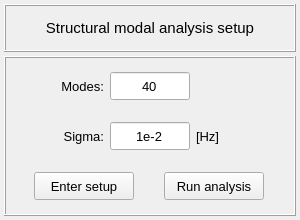
<?xml version="1.0" encoding="UTF-8"?>
<ui version="4.0">
 <class>Dialog</class>
 <widget class="QDialog" name="Dialog">
  <property name="windowModality">
   <enum>Qt::NonModal</enum>
  </property>
  <property name="geometry">
   <rect>
    <x>0</x>
    <y>0</y>
    <width>300</width>
    <height>220</height>
   </rect>
  </property>
  <property name="sizePolicy">
   <sizepolicy hsizetype="Fixed" vsizetype="Fixed">
    <horstretch>0</horstretch>
    <verstretch>0</verstretch>
   </sizepolicy>
  </property>
  <property name="minimumSize">
   <size>
    <width>300</width>
    <height>220</height>
   </size>
  </property>
  <property name="maximumSize">
   <size>
    <width>300</width>
    <height>220</height>
   </size>
  </property>
  <property name="contextMenuPolicy">
   <enum>Qt::DefaultContextMenu</enum>
  </property>
  <property name="windowTitle">
   <string>Modal analysis setup</string>
  </property>
  <property name="windowIcon">
   <iconset>
    <normaloff>../../../../../../../OpenPulse/Downloads/load - Copia.png</normaloff>../../../../../../../OpenPulse/Downloads/load - Copia.png</iconset>
  </property>
  <property name="whatsThis">
   <string/>
  </property>
  <layout class="QGridLayout" name="gridLayout">
   <property name="leftMargin">
    <number>4</number>
   </property>
   <property name="topMargin">
    <number>4</number>
   </property>
   <property name="rightMargin">
    <number>4</number>
   </property>
   <property name="bottomMargin">
    <number>4</number>
   </property>
   <property name="spacing">
    <number>4</number>
   </property>
   <item row="0" column="0">
    <widget class="QFrame" name="frame_title">
     <property name="minimumSize">
      <size>
       <width>0</width>
       <height>48</height>
      </size>
     </property>
     <property name="maximumSize">
      <size>
       <width>16777215</width>
       <height>48</height>
      </size>
     </property>
     <property name="font">
      <font>
       <family>Arial</family>
       <pointsize>12</pointsize>
       <weight>75</weight>
       <bold>true</bold>
      </font>
     </property>
     <property name="frameShape">
      <enum>QFrame::Box</enum>
     </property>
     <property name="frameShadow">
      <enum>QFrame::Raised</enum>
     </property>
     <property name="lineWidth">
      <number>1</number>
     </property>
     <layout class="QGridLayout" name="gridLayout_2">
      <property name="leftMargin">
       <number>0</number>
      </property>
      <property name="topMargin">
       <number>0</number>
      </property>
      <property name="rightMargin">
       <number>0</number>
      </property>
      <property name="bottomMargin">
       <number>0</number>
      </property>
      <property name="spacing">
       <number>0</number>
      </property>
      <item row="0" column="0">
       <widget class="QLabel" name="label_title">
        <property name="font">
         <font>
          <family>MS Shell Dlg 2</family>
          <pointsize>11</pointsize>
          <weight>50</weight>
          <italic>false</italic>
          <bold>false</bold>
         </font>
        </property>
        <property name="text">
         <string>Structural modal analysis setup</string>
        </property>
        <property name="textFormat">
         <enum>Qt::AutoText</enum>
        </property>
        <property name="alignment">
         <set>Qt::AlignCenter</set>
        </property>
       </widget>
      </item>
     </layout>
    </widget>
   </item>
   <item row="1" column="0">
    <widget class="QFrame" name="frame_main">
     <property name="frameShape">
      <enum>QFrame::Box</enum>
     </property>
     <property name="frameShadow">
      <enum>QFrame::Raised</enum>
     </property>
     <layout class="QGridLayout" name="gridLayout_3">
      <property name="leftMargin">
       <number>4</number>
      </property>
      <property name="topMargin">
       <number>4</number>
      </property>
      <property name="rightMargin">
       <number>4</number>
      </property>
      <property name="bottomMargin">
       <number>4</number>
      </property>
      <item row="0" column="0">
       <widget class="QFrame" name="frame_modes">
        <property name="minimumSize">
         <size>
          <width>0</width>
          <height>40</height>
         </size>
        </property>
        <property name="maximumSize">
         <size>
          <width>16777215</width>
          <height>40</height>
         </size>
        </property>
        <property name="frameShape">
         <enum>QFrame::NoFrame</enum>
        </property>
        <property name="frameShadow">
         <enum>QFrame::Raised</enum>
        </property>
        <layout class="QGridLayout" name="gridLayout_12">
         <property name="leftMargin">
          <number>0</number>
         </property>
         <property name="topMargin">
          <number>0</number>
         </property>
         <property name="rightMargin">
          <number>0</number>
         </property>
         <property name="bottomMargin">
          <number>0</number>
         </property>
         <item row="0" column="0">
          <spacer name="horizontalSpacer_3">
           <property name="orientation">
            <enum>Qt::Horizontal</enum>
           </property>
           <property name="sizeHint" stdset="0">
            <size>
             <width>40</width>
             <height>20</height>
            </size>
           </property>
          </spacer>
         </item>
         <item row="0" column="4">
          <spacer name="horizontalSpacer_4">
           <property name="orientation">
            <enum>Qt::Horizontal</enum>
           </property>
           <property name="sizeHint" stdset="0">
            <size>
             <width>40</width>
             <height>20</height>
            </size>
           </property>
          </spacer>
         </item>
         <item row="0" column="1">
          <widget class="QLabel" name="label_modes">
           <property name="minimumSize">
            <size>
             <width>60</width>
             <height>28</height>
            </size>
           </property>
           <property name="maximumSize">
            <size>
             <width>60</width>
             <height>28</height>
            </size>
           </property>
           <property name="font">
            <font>
             <pointsize>10</pointsize>
            </font>
           </property>
           <property name="text">
            <string>Modes:</string>
           </property>
           <property name="alignment">
            <set>Qt::AlignRight|Qt::AlignTrailing|Qt::AlignVCenter</set>
           </property>
          </widget>
         </item>
         <item row="0" column="2">
          <widget class="QLineEdit" name="lineEdit_number_modes">
           <property name="minimumSize">
            <size>
             <width>80</width>
             <height>28</height>
            </size>
           </property>
           <property name="maximumSize">
            <size>
             <width>80</width>
             <height>28</height>
            </size>
           </property>
           <property name="font">
            <font>
             <pointsize>10</pointsize>
            </font>
           </property>
           <property name="toolTip">
            <string>&lt;html&gt;&lt;head/&gt;&lt;body&gt;&lt;p&gt;Number of modes to find in acoustic modal analysis&lt;/p&gt;&lt;/body&gt;&lt;/html&gt;</string>
           </property>
           <property name="styleSheet">
            <string notr="true"/>
           </property>
           <property name="text">
            <string>40</string>
           </property>
           <property name="alignment">
            <set>Qt::AlignCenter</set>
           </property>
          </widget>
         </item>
         <item row="0" column="3">
          <widget class="QLabel" name="label_spacing">
           <property name="minimumSize">
            <size>
             <width>60</width>
             <height>28</height>
            </size>
           </property>
           <property name="maximumSize">
            <size>
             <width>60</width>
             <height>28</height>
            </size>
           </property>
           <property name="font">
            <font>
             <pointsize>10</pointsize>
            </font>
           </property>
           <property name="text">
            <string/>
           </property>
           <property name="alignment">
            <set>Qt::AlignRight|Qt::AlignTrailing|Qt::AlignVCenter</set>
           </property>
          </widget>
         </item>
        </layout>
       </widget>
      </item>
      <item row="1" column="0">
       <widget class="QFrame" name="frame_sigma">
        <property name="minimumSize">
         <size>
          <width>0</width>
          <height>40</height>
         </size>
        </property>
        <property name="maximumSize">
         <size>
          <width>16777215</width>
          <height>40</height>
         </size>
        </property>
        <property name="frameShape">
         <enum>QFrame::NoFrame</enum>
        </property>
        <property name="frameShadow">
         <enum>QFrame::Raised</enum>
        </property>
        <layout class="QGridLayout" name="gridLayout_4">
         <property name="leftMargin">
          <number>0</number>
         </property>
         <property name="topMargin">
          <number>0</number>
         </property>
         <property name="rightMargin">
          <number>0</number>
         </property>
         <property name="bottomMargin">
          <number>0</number>
         </property>
         <item row="0" column="0">
          <spacer name="horizontalSpacer">
           <property name="orientation">
            <enum>Qt::Horizontal</enum>
           </property>
           <property name="sizeHint" stdset="0">
            <size>
             <width>40</width>
             <height>20</height>
            </size>
           </property>
          </spacer>
         </item>
         <item row="0" column="3">
          <widget class="QLabel" name="label_sigma_unit">
           <property name="minimumSize">
            <size>
             <width>60</width>
             <height>28</height>
            </size>
           </property>
           <property name="maximumSize">
            <size>
             <width>60</width>
             <height>28</height>
            </size>
           </property>
           <property name="font">
            <font>
             <pointsize>10</pointsize>
            </font>
           </property>
           <property name="text">
            <string>[Hz]</string>
           </property>
           <property name="alignment">
            <set>Qt::AlignLeading|Qt::AlignLeft|Qt::AlignVCenter</set>
           </property>
          </widget>
         </item>
         <item row="0" column="1">
          <widget class="QLabel" name="label_sigma">
           <property name="minimumSize">
            <size>
             <width>60</width>
             <height>28</height>
            </size>
           </property>
           <property name="maximumSize">
            <size>
             <width>60</width>
             <height>28</height>
            </size>
           </property>
           <property name="font">
            <font>
             <pointsize>10</pointsize>
            </font>
           </property>
           <property name="text">
            <string>Sigma:</string>
           </property>
           <property name="alignment">
            <set>Qt::AlignRight|Qt::AlignTrailing|Qt::AlignVCenter</set>
           </property>
          </widget>
         </item>
         <item row="0" column="2">
          <widget class="QLineEdit" name="lineEdit_sigma_factor">
           <property name="minimumSize">
            <size>
             <width>80</width>
             <height>28</height>
            </size>
           </property>
           <property name="maximumSize">
            <size>
             <width>80</width>
             <height>28</height>
            </size>
           </property>
           <property name="font">
            <font>
             <pointsize>10</pointsize>
            </font>
           </property>
           <property name="toolTip">
            <string>&lt;html&gt;&lt;head/&gt;&lt;body&gt;&lt;p&gt;This parameter allows to find eigenvalues near 'Sigma' value using shift-invert mode.&lt;/p&gt;&lt;p&gt;&amp;gt; See scipy.sparse.linalg.eigs for more details.&lt;/p&gt;&lt;/body&gt;&lt;/html&gt;</string>
           </property>
           <property name="styleSheet">
            <string notr="true"/>
           </property>
           <property name="text">
            <string>1e-2</string>
           </property>
           <property name="alignment">
            <set>Qt::AlignCenter</set>
           </property>
          </widget>
         </item>
         <item row="0" column="4">
          <spacer name="horizontalSpacer_2">
           <property name="orientation">
            <enum>Qt::Horizontal</enum>
           </property>
           <property name="sizeHint" stdset="0">
            <size>
             <width>40</width>
             <height>20</height>
            </size>
           </property>
          </spacer>
         </item>
        </layout>
       </widget>
      </item>
      <item row="2" column="0">
       <widget class="QFrame" name="frame_button">
        <property name="minimumSize">
         <size>
          <width>0</width>
          <height>40</height>
         </size>
        </property>
        <property name="maximumSize">
         <size>
          <width>16777215</width>
          <height>40</height>
         </size>
        </property>
        <property name="frameShape">
         <enum>QFrame::NoFrame</enum>
        </property>
        <property name="frameShadow">
         <enum>QFrame::Raised</enum>
        </property>
        <layout class="QGridLayout" name="gridLayout_11">
         <property name="leftMargin">
          <number>0</number>
         </property>
         <property name="topMargin">
          <number>0</number>
         </property>
         <property name="rightMargin">
          <number>0</number>
         </property>
         <property name="bottomMargin">
          <number>0</number>
         </property>
         <item row="0" column="1">
          <widget class="QPushButton" name="pushButton_run_analysis">
           <property name="minimumSize">
            <size>
             <width>100</width>
             <height>28</height>
            </size>
           </property>
           <property name="maximumSize">
            <size>
             <width>100</width>
             <height>28</height>
            </size>
           </property>
           <property name="font">
            <font>
             <pointsize>10</pointsize>
            </font>
           </property>
           <property name="styleSheet">
            <string notr="true"/>
           </property>
           <property name="text">
            <string>Run analysis</string>
           </property>
           <property name="autoDefault">
            <bool>false</bool>
           </property>
          </widget>
         </item>
         <item row="0" column="0">
          <widget class="QPushButton" name="pushButton_enter_setup">
           <property name="minimumSize">
            <size>
             <width>100</width>
             <height>28</height>
            </size>
           </property>
           <property name="maximumSize">
            <size>
             <width>100</width>
             <height>28</height>
            </size>
           </property>
           <property name="font">
            <font>
             <family>MS Shell Dlg 2</family>
             <pointsize>10</pointsize>
             <weight>50</weight>
             <italic>false</italic>
             <bold>false</bold>
            </font>
           </property>
           <property name="styleSheet">
            <string notr="true"/>
           </property>
           <property name="text">
            <string>Enter setup</string>
           </property>
           <property name="autoDefault">
            <bool>false</bool>
           </property>
          </widget>
         </item>
        </layout>
       </widget>
      </item>
     </layout>
    </widget>
   </item>
  </layout>
 </widget>
 <resources>
  <include location="../../../icons/resources.qrc"/>
 </resources>
 <connections/>
</ui>
